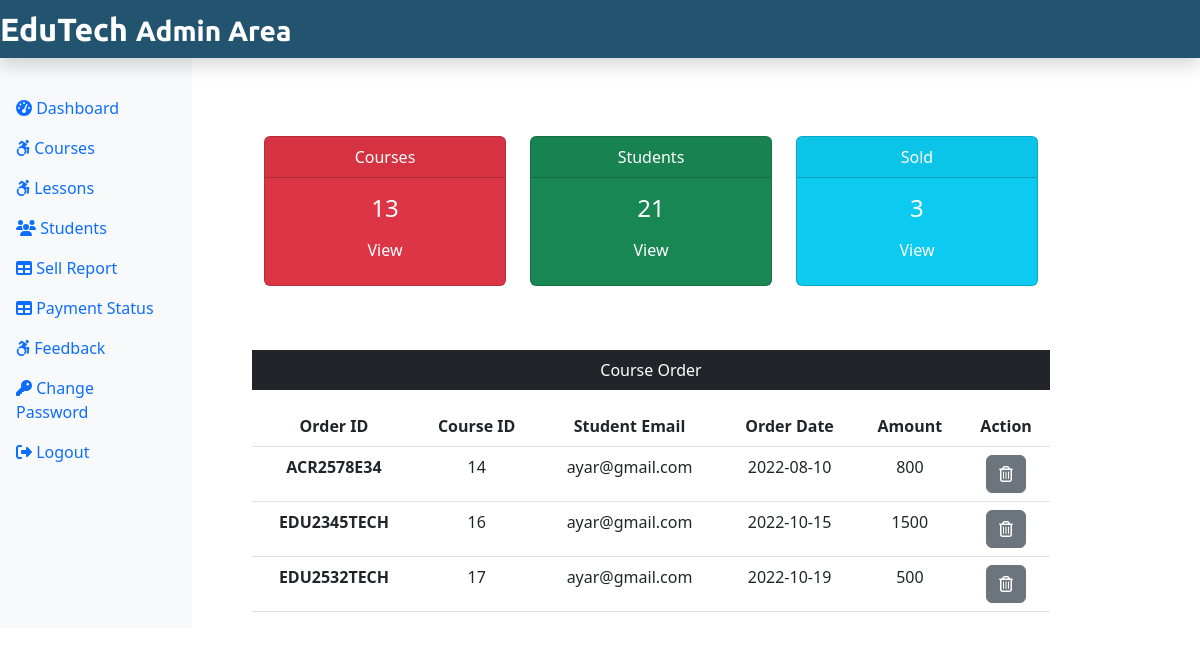
The app's page /Admin/adminDashboard.php (signed in) with its own data.
### tables this page shows
CREATE TABLE `courseorder` (
  `co_id` int(11) NOT NULL,
  `order_id` varchar(40) DEFAULT NULL,
  `stu_email` varchar(30) DEFAULT NULL,
  `course_id` int(11) DEFAULT NULL,
  `status` varchar(50) DEFAULT NULL,
  `respmsg` text DEFAULT NULL,
  `amount` int(11) DEFAULT NULL,
  `order_date` date DEFAULT NULL
);

### Admin/adminDashboard.php (the view, shortened to what this page needs)
<?php
include('./admininclude/header.php');
include('../dbConnection.php');
$sql = "SELECT * FROM course";
$result = $conn->query($sql);
$totalcourse = $result->num_rows;
$sql = "SELECT * FROM student";
$result = $conn->query($sql);
$totalstu = $result->num_rows;
$sql = "SELECT * FROM courseorder";
$result = $conn->query($sql);
$totalsold = $result->num_rows;
?>
        <div class="col-sm-9 mt-5">
            <div class="row mx-5 text-center">
                <div class="col-sm-4 mt-5">
                    <div class="card text-white bg-danger mb-3" style="max-width: 18rem;">
                        <div class="card-header">Courses</div>
                        <div class="card-body">
                            <h4 class="card-title">
                                <?php echo $totalcourse; ?>
                            </h4>
                            <a class="btn text-white" href="courses.php">View</a>
                        </div>
                    </div>
                </div>
                <div class="col-sm-4 mt-5">
                    <div class="card text-white bg-success mb-3" style="max-width: 18rem;">
                        <div class="card-header">Students</div>
                        <div class="card-body">
                            <h4 class="card-title">
                            <?php echo $totalstu; ?>
                            </h4>
                            <a class="btn text-white" href="student.php">View</a>
                        </div>
                    </div>
                </div>
                <div class="col-sm-4 mt-5">
                    <div class="card text-white bg-info mb-3" style="max-width: 18rem;">
                        <div class="card-header">Sold</div>
                        <div class="card-body">
                            <h4 class="card-title">
                            <?php echo $totalsold; ?>
                            </h4>
                            <a class="btn text-white" href="sellReport.php">View</a>
                        </div>
                    </div>
                </div>
            </div>
            <div class="mx-5 mt-5 text-center">
                <p class="bg-dark text-white p-2">Course Order</p>
                <?php
                $sql = "SELECT * FROM courseorder";
                $result = $conn->query($sql);
                if($result->num_rows > 0){
                    echo '
                    <table class="table">
                    <thead>
                        <tr>
                            <th scope="col">Order ID</th>
                            <th scope="col">Course ID</th>
                            <th scope="col">Student Email</th>
                            <th scope="col">Order Date</th>
                            <th scope="col">Amount</th>
                            <th scope="col">Action</th>
                        </tr>
                    </thead>
                    <tbody>';
                    while($row = $result->fetch_assoc()){
                    echo '<tr>';
                    echo '<th scope="row">'.$row["order_id"].'</th>';
                    echo '<td>'.$row["course_id"].'</td>';
                    echo '<td>'.$row["stu_email"].'</td>';
                    echo '<td>'.$row["order_date"].'</td>';
                    echo '<td>'.$row["amount"].'</td>';
                    echo '<td>
                        <form action="" method="POST" class="d-inline">
                            <input type="hidden" name="id" value='.$row["co_id"].'>
                            <button type="submit" class="btn btn-secondary" name="delete" value="Delete" ><i class="far fa-trash-alt"></i></button>
                        </form>
                    </td>';
                echo '</tr>';
                }
                echo '</tbody>
                </table>';
            } else {
                echo "0 Result";
            }
     ?>
            </div>
        </div>
    </div>
</div>
<?php
include('./admininclude/footer.php');
?>

### records on screen
courseorder: order "ACR2578E34", course "14", stu_email "ayar@gmail.com", order_date "2022-08-10", amount "800"
courseorder: order "EDU2345TECH", course "16", stu_email "ayar@gmail.com", order_date "2022-10-15", amount "1500"
courseorder: order "EDU2532TECH", course "17", stu_email "ayar@gmail.com", order_date "2022-10-19", amount "500"

### other values on screen
$totalcourse "13"
$totalstu "21"
$totalsold "3"
